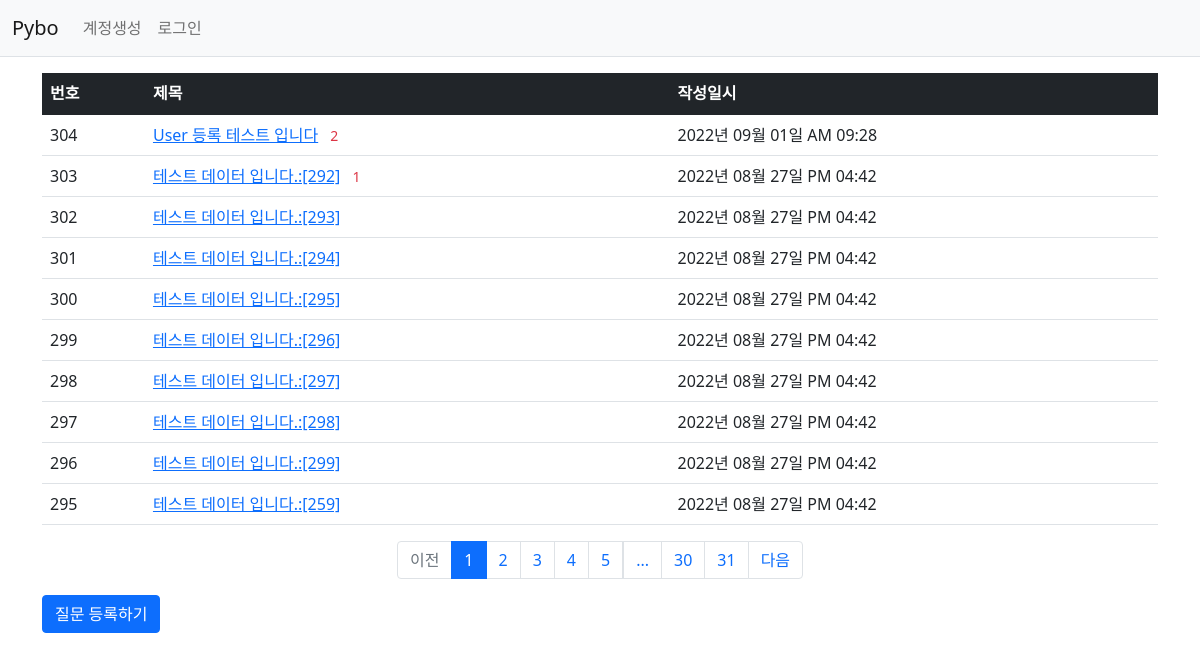
Page /question/list/ on the committed database.
### pybo/models.py (models this page shows)
class Question(db.Model) : ## class 이름으로 Table 이름이 생성됨
    id = db.Column(db.Integer, primary_key = True) ## 칼럼 속성과 기본키인지 아닌지
    subject = db.Column(db.String(200), nullable=False) ## Null값 허용 안 함
    content = db.Column(db.Text(), nullable=False)
    create_date = db.Column(db.DateTime(), nullable=False)
    user_id = db.Column(db.Integer, db.ForeignKey('user.id', ondelete='CASCADE'), nullable=False)
    user = db.relationship('User', backref=db.backref('question_set'))

### pybo/views/question_views.py (the view)
@bp.route('/list/')
def _list() :
    page = request.args.get('page', type=int, default=1)  # 페이지
    question_list = Question.query.order_by(Question.create_date.desc())
    question_list = question_list.paginate(page, per_page=10)
    return render_template('question/question_list.html', question_list = question_list)

### pybo/filter.py (called while the page is built)
def format_datetime(value, fmt = '%Y년 %m월 %d일 %p %I:%M') :
    return  value.strftime(fmt)

### pybo/views/auth_views.py (called while the page is built)
@bp.before_app_request
def load_logged_in_user() :
    user_id = session.get('user_id')
    if user_id is None :
        g.user = None
    else :
        g.user = User.query.get(user_id)

### pybo/templates/question/question_list.html
{% extends 'base.html' %}
{% block content %}
<div class = "container my-3">
    <table class="table">
        <thead>
        <tr class="table-dark">
            <th>번호</th>
            <th>제목</th>
            <th>작성일시</th>
        </tr>
        </thead>
        <tbody>
        {% if question_list %}
        {% for question in question_list.items %}
        <tr>
            <td>{{ question_list.total - ((question_list.page-1) * question_list.per_page) - loop.index0 }}</td>
            <td>
                <a href = "{{ url_for('question.detail', question_id=question.id)}}">{{ question.subject }}</a>
                {% if question.answer_set|length > 0 %}
                <span class="text-danger small mx-2">{{ question.answer_set|length }}</span>
                {% endif %}
            </td>
            <td>{{ question.create_date|datetime }}</td>
        </tr>
        {% endfor %}
        {% else %}
        <tr>
            <td colspan = "3">질문이 없습니다.</td>
        </tr>
        {% endif %}
        </tbody>
    </table>
    <ul class="pagination justify-content-center">
        {% if question_list.has_prev %}
        <li class="page-item">
            <a class="page-link" href="?page={{ question_list.prev_num }}">이전</a>
        </li>
        {% else %}
        <li class="page-item disabled">
            <a class="page-link" tabindex="-1" aria-disabled="true" href="javascript:void(0)">이전</a>
        </li>
        {% endif %}
        {% for page_num in question_list.iter_pages() %}
        {% if page_num %}
        {% if page_num != question_list.page %}
        <li class="page-item">
            <a class="page-link" href="?page={{ page_num }}">{{ page_num }}</a>
        </li>
        {% else %}
        <li class="page-item active" aria-current="page">
            <a class="page-link" href="javascript:void(0)">{{ page_num }}</a>
        </li>
        {% endif %}
        {% else %}
        <li class="disabled">
            <a class="page-link" href="javascript:void(0)">...</a>
        </li>
        {% endif %}
        {% endfor %}
        {% if question_list.has_next %}
        <li class="page-item">
            <a class="page-link" href="?page={{ question_list.next_num }}">다음</a>
        </li>
        {% else %}
        <li class="page-item disabled">
            <a class="page-link" tabindex="-1" aria-disabled="true" href="javascript:void(0)">다음</a>
        </li>
        {% endif %}
    </ul>
    <a href = "{{ url_for('question.create') }}" class = "btn btn-primary">질문 등록하기</a>
</div>
{% endblock %}

### pybo/templates/base.html (shortened to what this page needs)
<!DOCTYPE html>
<html lang = "ko">
<head>
    <link rel = 'stylesheet' href = "{{ url_for('static', filename='bootstrap.min.css')}}">
</head>
<body>
{% include "navbar.html" %}
{% block content %}
{% endblock %}
</body>
</html>

### pybo/templates/navbar.html (shortened to what this page needs)
<nav class="navbar navbar-expand-lg navbar-light bg-light border-bottom">
    <div class="container-fluid">
        <a class="navbar-brand" href="{{ url_for('main.index') }}">Pybo</a>
        <div class="collapse navbar-collapse" id="navbarSupportedContent">
            {% if g.user %}
            <ul class="navbar-nav">
                <li class="nav-item">
                    <a class="nav-link" href="{{ url_for('auth.logout') }}">{{ g.user.username }}(로그아웃)</a>
                </li>
            </ul>
            {% else %}
            <ul class="navbar-nav me-auto mb-2 mb-lg-0">
                <li class="nav-item">
                    <a class="nav-link" href="{{ url_for('auth.signup') }}">계정생성</a>
                </li>
                <li class="nav-item">
                    <a class="nav-link" href="{{ url_for('auth.login') }}">로그인</a>
                </li>
            </ul>
            {% endif %}
        </div>
    </div>
</nav>

### rows in the picture
Question: total "304", subject "User 등록 테스트 입니다", answer_set|length "2", create_date "2022년 09월 01일 AM 09:28"
Question: total "303", subject "테스트 데이터 입니다.:[292]", answer_set|length "1", create_date "2022년 08월 27일 PM 04:42"
Question: total "302", subject "테스트 데이터 입니다.:[293]", create_date "2022년 08월 27일 PM 04:42"
Question: total "301", subject "테스트 데이터 입니다.:[294]", create_date "2022년 08월 27일 PM 04:42"
Question: id "300", subject "테스트 데이터 입니다.:[295]", create_date "2022년 08월 27일 PM 04:42"
Question: total "299", subject "테스트 데이터 입니다.:[296]", create_date "2022년 08월 27일 PM 04:42"
Question: total "298", subject "테스트 데이터 입니다.:[297]", create_date "2022년 08월 27일 PM 04:42"
Question: total "297", subject "테스트 데이터 입니다.:[298]", create_date "2022년 08월 27일 PM 04:42"
Question: total "296", subject "테스트 데이터 입니다.:[299]", create_date "2022년 08월 27일 PM 04:42"
Question: total "295", subject "테스트 데이터 입니다.:[259]", create_date "2022년 08월 27일 PM 04:42"

### other values in the picture
{{ page_num }} "1"
{{ page_num }} "2" "3" "4" "5" "30" "31"
